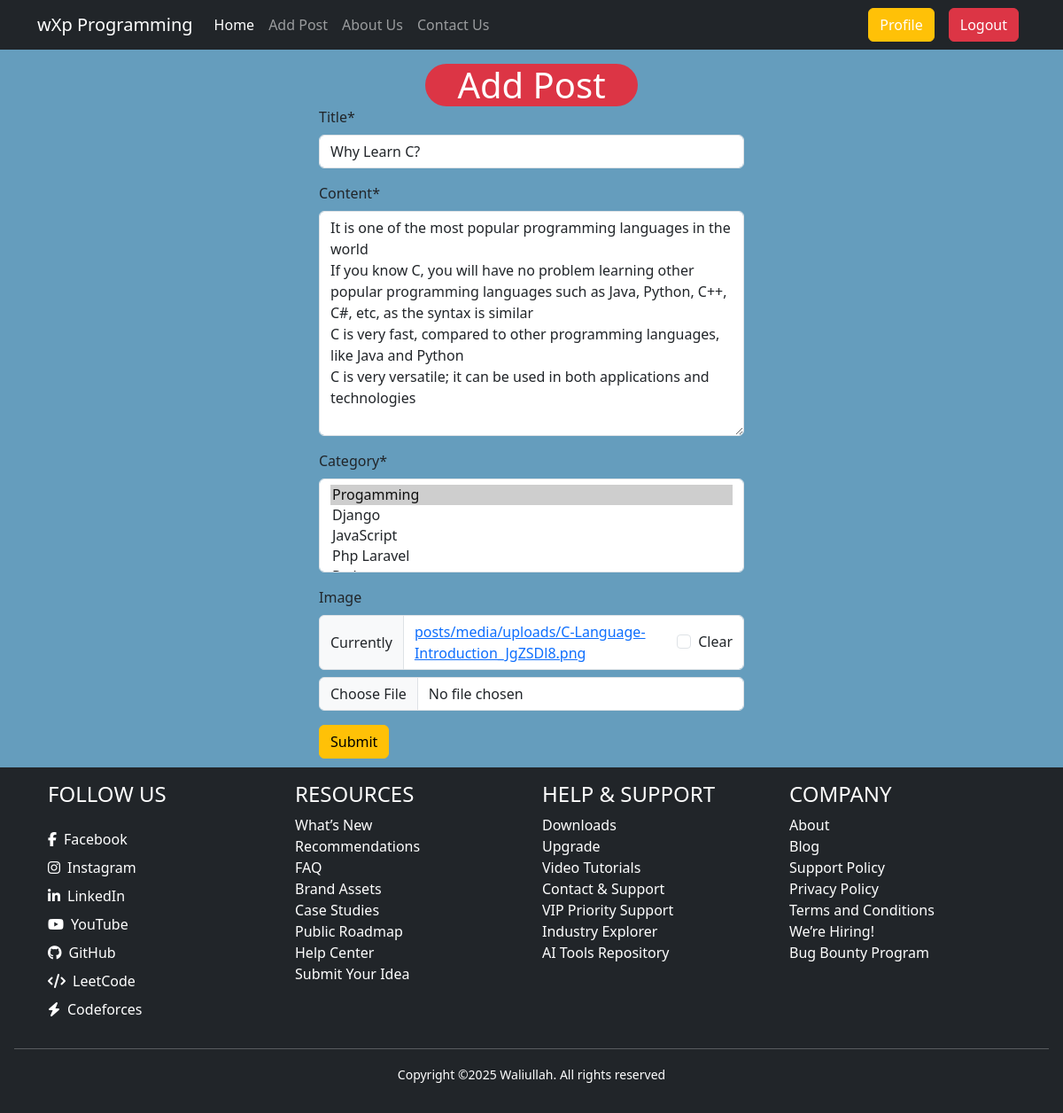
The page /post/edit/8/ (signed in) on the database its author committed.
### posts/models.py (models this page shows, shortened)
class Post(models.Model):
    title = models.CharField(max_length=70)
    content = models.TextField()
    category = models.ManyToManyField(Category)
    author = models.ForeignKey(User, on_delete=models.CASCADE)
    image = models.ImageField(upload_to='posts/media/uploads/', null=True, blank=True)

### posts/views.py (the view)
# urls.py: path('edit/<int:id>/', views.EditPostView.as_view(), name = 'edit_post'), # class based views urls
@method_decorator(login_required, name = 'dispatch')
class EditPostView(UpdateView):
    model = models.Post
    form_class = forms.PostForm
    template_name = 'posts/add_post.html'
    success_url = reverse_lazy('profile')
    pk_url_kwarg = 'id'

### posts/forms.py
class PostForm(forms.ModelForm):
    class Meta:
        model = Post
        exclude = ['author']

### categories/models.py (called while the page is built)
    def __str__(self):
        return self.name

### posts/templates/posts/add_post.html (shortened to what this page needs)
{% extends "base.html" %}
{% load crispy_forms_tags %}
{% block content %}
<form style="width: 40%; margin:auto; margin-bottom: 10px;" method="post" enctype="multipart/form-data">
    <h1 class="mt-3 bg-danger text-white w-50 m-auto text-center rounded-5">Add Post</h1>
    {{form | crispy}}
    <button class="btn btn-warning">Submit</button>
</form>
{% endblock %}

### rows shown on the page
Post: title "Why Learn C?", content "It is one of the most popular programming languages in the world If you know C, you will have no problem learning other popular programming languages such as Java, Python, C++, C#, etc, as the syntax is similar C is very fast, compared to other programming languages, like Java and Python C is very versatile; it can be used in both applications and technologies"
